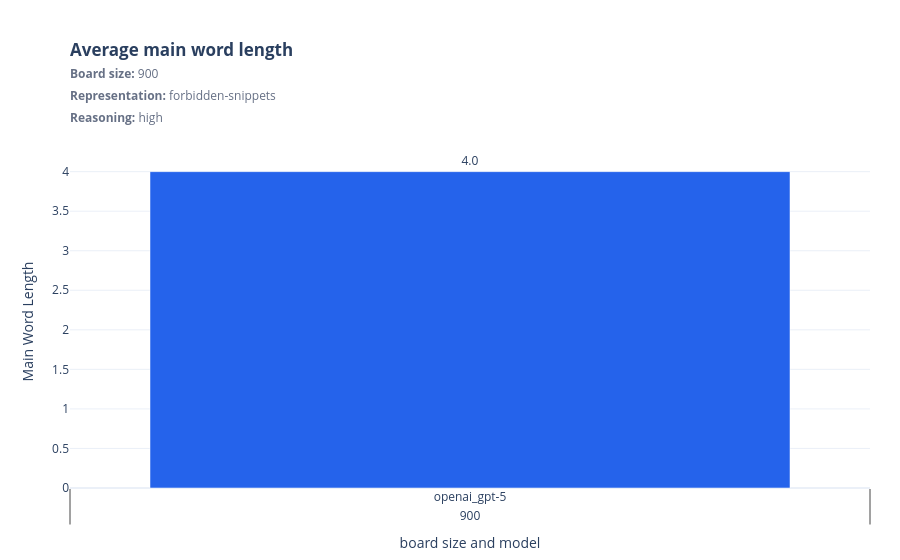
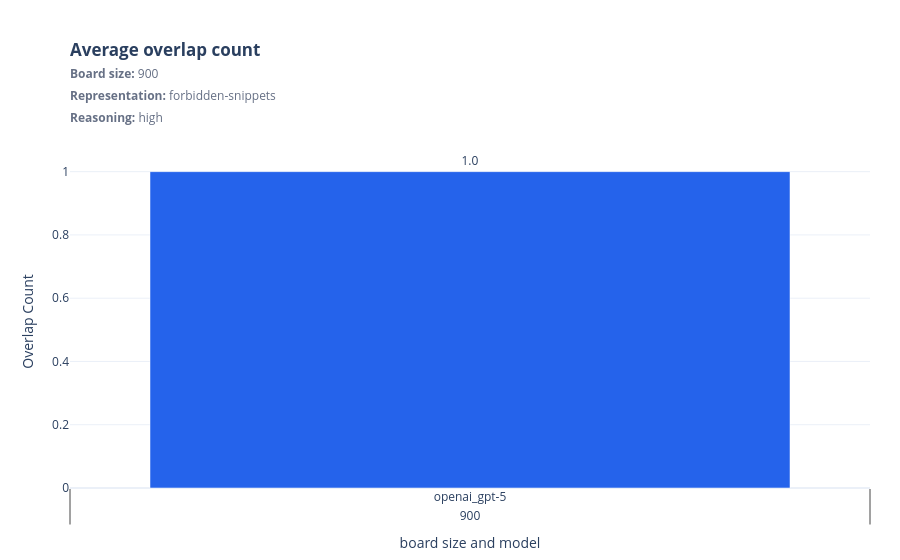
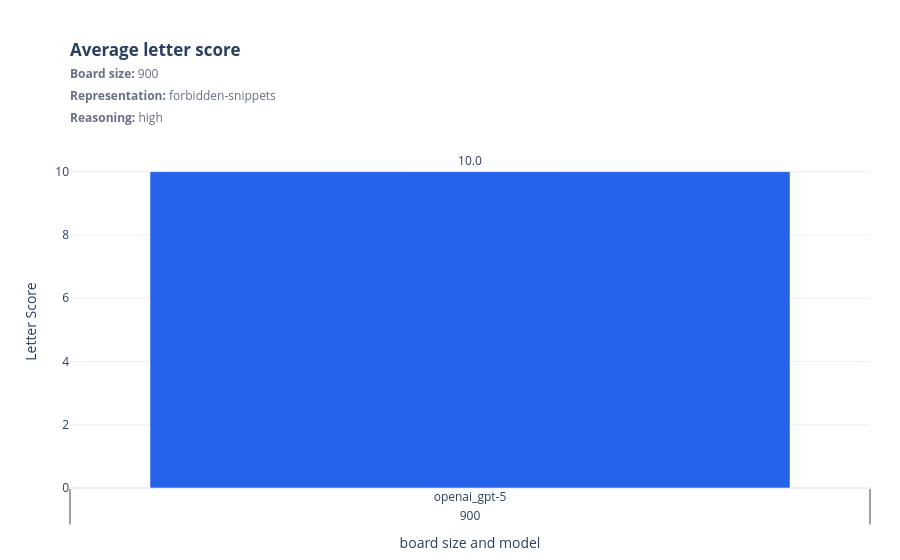

Notebook source saved alongside these figures, in order:
### Markdown cell above
## Move quality on passing attempts

### Code cell
for figure in plot_quality_score_bars(aggregate):
    display(figure)

### Figure 1 — Plotly figure (JSON) as saved in the notebook; plotly's stock layout.template omitted (floating-point values rounded to 4 significant figures)
{"data": [{"customdata": [["900", "openai_gpt-5"]], "hovertemplate": "board size=%{customdata[0]}<br>model=%{customdata[1]}<br>main word length: %{y:.2f}<extra></extra>", "marker": {"color": "#2563eb"}, "text": ["4.0"], "textposition": "outside", "type": "bar", "x": [["900"], ["openai_gpt-5"]], "y": [4]}], "layout": {"legend": {"title": {"text": ""}}, "margin": {"b": 70, "l": 70, "r": 30, "t": 155}, "title": {"text": "<b>Average main word length</b><br><span style='font-size:12px;color:#667085'><b>Board size:</b> 900<br><b>Representation:</b> forbidden-snippets<br><b>Reasoning:</b> high</span>", "x": 0, "xanchor": "left", "xref": "paper", "y": 0.9, "yanchor": "top"}, "xaxis": {"title": {"text": "board size and model"}, "type": "multicategory"}, "yaxis": {"title": {"text": "Main Word Length"}}}}

### Figure 2 — Plotly figure (JSON) as saved in the notebook; plotly's stock layout.template omitted (floating-point values rounded to 4 significant figures)
{"data": [{"customdata": [["900", "openai_gpt-5"]], "hovertemplate": "board size=%{customdata[0]}<br>model=%{customdata[1]}<br>overlap count: %{y:.2f}<extra></extra>", "marker": {"color": "#2563eb"}, "text": ["1.0"], "textposition": "outside", "type": "bar", "x": [["900"], ["openai_gpt-5"]], "y": [1]}], "layout": {"legend": {"title": {"text": ""}}, "margin": {"b": 70, "l": 70, "r": 30, "t": 155}, "title": {"text": "<b>Average overlap count</b><br><span style='font-size:12px;color:#667085'><b>Board size:</b> 900<br><b>Representation:</b> forbidden-snippets<br><b>Reasoning:</b> high</span>", "x": 0, "xanchor": "left", "xref": "paper", "y": 0.9, "yanchor": "top"}, "xaxis": {"title": {"text": "board size and model"}, "type": "multicategory"}, "yaxis": {"title": {"text": "Overlap Count"}}}}

### Figure 3 — Plotly figure (JSON) as saved in the notebook; plotly's stock layout.template omitted (floating-point values rounded to 4 significant figures)
{"data": [{"customdata": [["900", "openai_gpt-5"]], "hovertemplate": "board size=%{customdata[0]}<br>model=%{customdata[1]}<br>letter score: %{y:.2f}<extra></extra>", "marker": {"color": "#2563eb"}, "text": ["10.0"], "textposition": "outside", "type": "bar", "x": [["900"], ["openai_gpt-5"]], "y": [10]}], "layout": {"legend": {"title": {"text": ""}}, "margin": {"b": 70, "l": 70, "r": 30, "t": 155}, "title": {"text": "<b>Average letter score</b><br><span style='font-size:12px;color:#667085'><b>Board size:</b> 900<br><b>Representation:</b> forbidden-snippets<br><b>Reasoning:</b> high</span>", "x": 0, "xanchor": "left", "xref": "paper", "y": 0.9, "yanchor": "top"}, "xaxis": {"title": {"text": "board size and model"}, "type": "multicategory"}, "yaxis": {"title": {"text": "Letter Score"}}}}
